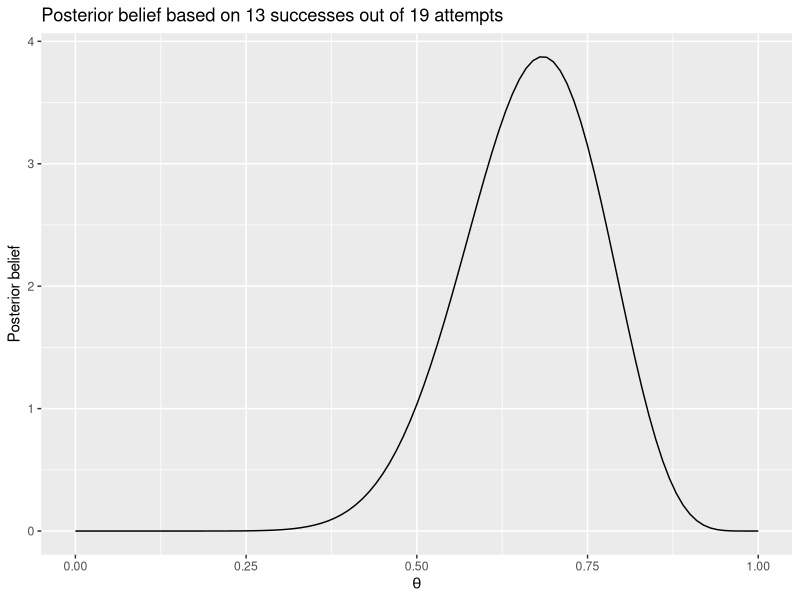
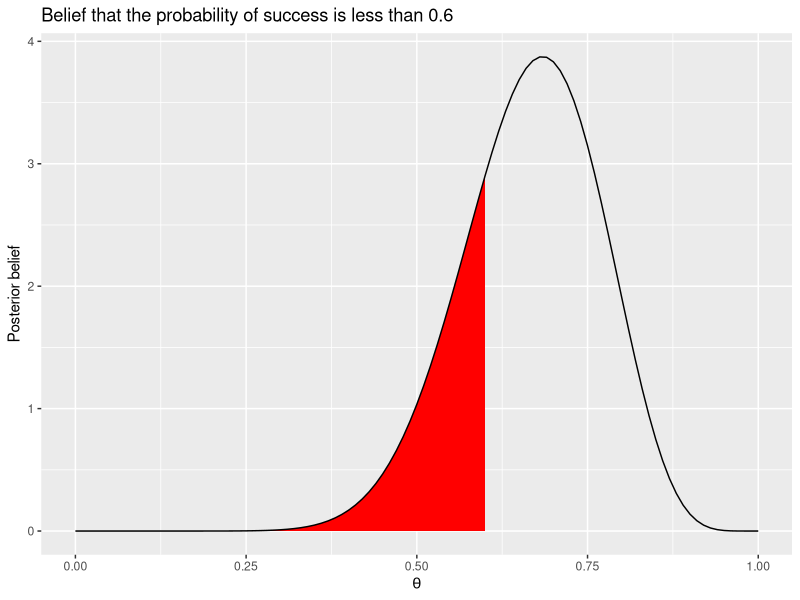
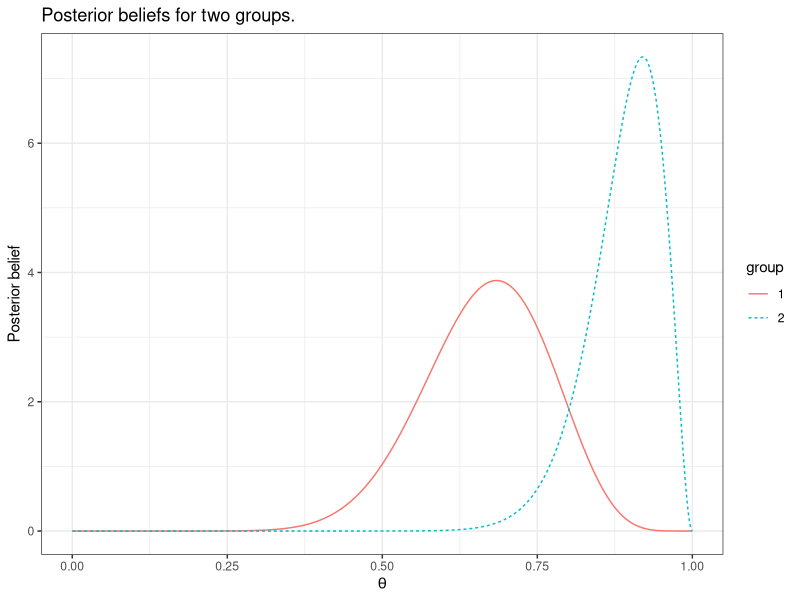

Write the R code that produced these figures, in order.
## ---- chunk 1
library("tidyverse")
## ---- chunk 2
y <- 13
n <- 19
## ---- chunk 3
y/n
## ---- chunk 4
d <- data.frame(x = seq(from = 0, to = 1, length = 1001))

ggplot(d) + 
  stat_function(fun = dbeta, 
                args = list(shape1 = 1+y, shape2 = 1+n-y)) + 
  labs(x = expression(theta),
       y = "Posterior belief",
       title = "Posterior belief based on 13 successes out of 19 attempts")
## ---- chunk 5
pbeta(0.6, shape1 = 1+y, shape2 = 1+n-y)
## ---- chunk 6
d <- data.frame(x = seq(from = 0, to = 1, length = 1001))

ggplot(d) + 
  stat_function(fun = dbeta, xlim = c(0,0.6), geom = "area", fill = "red",
                args = list(shape1 = 1+y, shape2 = 1+n-y)) + 
  stat_function(fun = dbeta, 
                args = list(shape1 = 1+y, shape2 = 1+n-y)) +
  labs(x = expression(theta),
       y = "Posterior belief",
       title = "Belief that the probability of success is less than 0.6")
## ---- chunk 7
pbeta(0.6, shape1 = 1+y, shape2 = 1+n-y)
## ---- chunk 8
a <- 0.05
qbeta(c(a/2, 1-a/2), shape1 = 1+y, shape2 = 1+n-y)
## ---- chunk 9
d <- tribble(
  ~group, ~successes, ~attempts,
       1,         13,        19,
       2,         23,        25
)
## ---- chunk 10
d %>% mutate(point_estimate = successes/attempts)
## ---- chunk 11
# Function to create the posterior
create_posterior <- function(d) {
  y <- d$successes
  n <- d$attempts
  
  data.frame(theta = seq(0, 1, length=1001)) %>%
    mutate(posterior = dbeta(theta, shape1 = 1+y, shape2 = 1+n-y))
}

# Construct the curves
curves <- d %>%
  group_by(group) %>%
  do(create_posterior(.)) %>%
  mutate(group = factor(group)) # so that we can use it as a linetype

# Plot curves
ggplot(curves, aes(x = theta, y = posterior, color = group, linetype = group)) +
  geom_line() + 
  labs(x = expression(theta),
       y = "Posterior belief",
       title = "Posterior beliefs for two groups.") + 
  theme_bw()
## ---- chunk 12
n_reps <- 100000
theta1 <- rbeta(n_reps, shape1 = 1+d$successes[1], shape2 = 1+d$attempts[1]-d$successes[1])
theta2 <- rbeta(n_reps, shape1 = 1+d$successes[2], shape2 = 1+d$attempts[2]-d$successes[2])
## ---- chunk 13
mean(theta1 > theta2)
## ---- chunk 14
a <- 1-0.95
quantile(theta1 - theta2, probs = c(a/2, 1-a/2))
